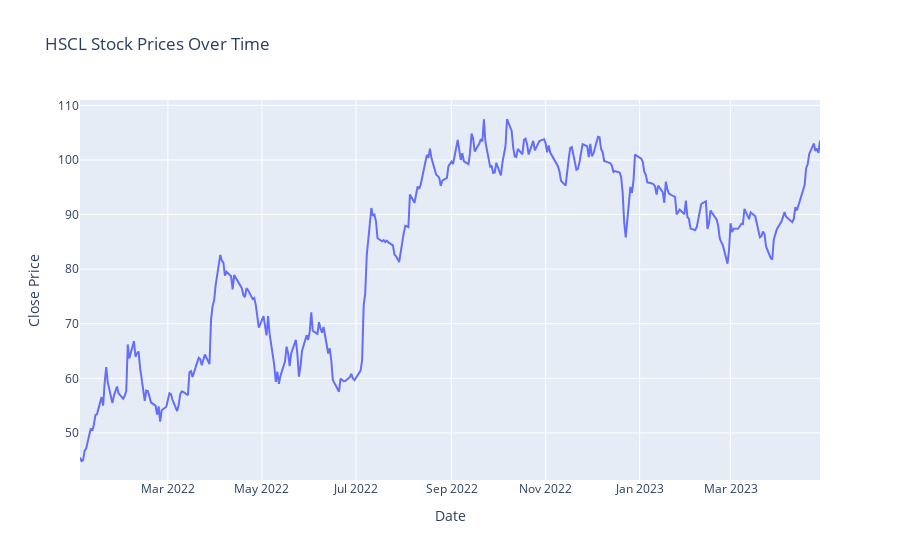

Here is the notebook cell this chart was saved with:
### Code cell
import pandas as pd
import plotly.express as px

# Read historical stock prices CSV file
stock_prices_csv = 'HSCL.NS.csv'  # Replace with the actual path to your CSV file
stock_prices = pd.read_csv(stock_prices_csv, parse_dates=['Date'], index_col='Date')

# Create a line plot using Plotly Express
fig = px.line(stock_prices, x=stock_prices.index, y='Close',
              title='HSCL Stock Prices Over Time',
              labels={'Close': 'Close Price', 'Date': 'Date'})

# Show the plot
fig.show()

### Figure 1 — Plotly figure (JSON) as saved in the notebook; plotly's stock layout.template omitted (floating-point values rounded to 4 significant figures; data arrays with more than 128 entries replaced by an {"elided": "..."} marker saying what was removed)
{"data": [{"hovertemplate": "Date=%{x}<br>Close Price=%{y}<extra></extra>", "legendgroup": "", "line": {"color": "#636efa", "dash": "solid"}, "marker": {"symbol": "circle"}, "mode": "lines", "name": "", "orientation": "v", "showlegend": false, "type": "scatter", "x": {"elided": "327 str values"}, "xaxis": "x", "y": {"elided": "327 float values"}, "yaxis": "y"}], "layout": {"autosize": true, "legend": {"tracegroupgap": 0}, "title": {"text": "HSCL Stock Prices Over Time"}, "xaxis": {"anchor": "y", "autorange": true, "domain": [0, 1], "range": ["2022-01-03", "2023-04-28"], "title": {"text": "Date"}, "type": "date"}, "yaxis": {"anchor": "x", "autorange": true, "domain": [0, 1], "range": [41.37, 111.0], "title": {"text": "Close Price"}, "type": "linear"}}}
